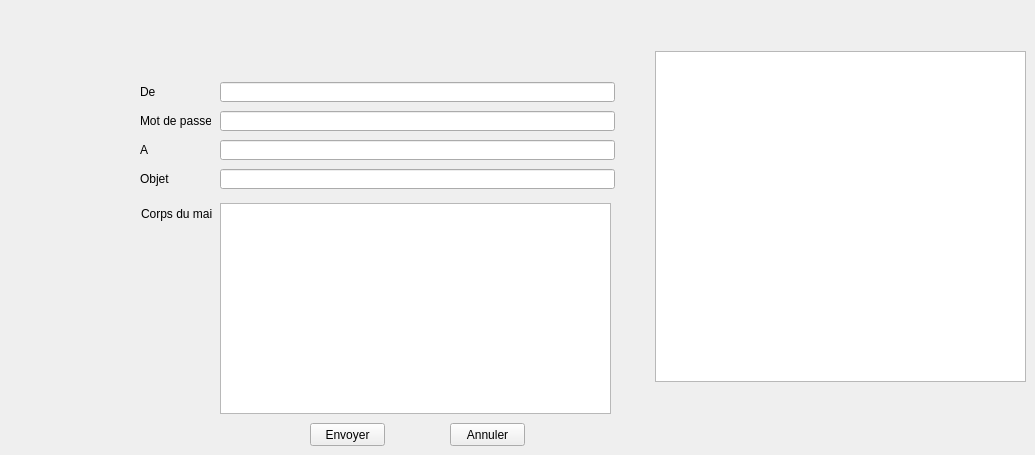
      <widget class="QWidget" name="tab_21">
       <attribute name="title">
        <string>mailling</string>
       </attribute>
       <widget class="QLabel" name="label_108">
        <property name="geometry">
         <rect>
          <x>140</x>
          <y>140</y>
          <width>71</width>
          <height>20</height>
         </rect>
        </property>
        <property name="text">
         <string>A</string>
        </property>
       </widget>
       <widget class="QTextEdit" name="msg">
        <property name="geometry">
         <rect>
          <x>220</x>
          <y>203</y>
          <width>391</width>
          <height>211</height>
         </rect>
        </property>
       </widget>
       <widget class="QPushButton" name="mailsent">
        <property name="geometry">
         <rect>
          <x>450</x>
          <y>423</y>
          <width>75</width>
          <height>23</height>
         </rect>
        </property>
        <property name="text">
         <string>Annuler</string>
        </property>
       </widget>
       <widget class="QLineEdit" name="paswd">
        <property name="geometry">
         <rect>
          <x>220</x>
          <y>111</y>
          <width>395</width>
          <height>20</height>
         </rect>
        </property>
        <property name="inputMask">
         <string/>
        </property>
        <property name="echoMode">
         <enum>QLineEdit::Password</enum>
        </property>
       </widget>
       <widget class="QLabel" name="label_110">
        <property name="geometry">
         <rect>
          <x>141</x>
          <y>202</y>
          <width>71</width>
          <height>24</height>
         </rect>
        </property>
        <property name="text">
         <string>Corps du mail</string>
        </property>
       </widget>
       <widget class="QLineEdit" name="to">
        <property name="geometry">
         <rect>
          <x>220</x>
          <y>140</y>
          <width>395</width>
          <height>20</height>
         </rect>
        </property>
       </widget>
       <widget class="QLabel" name="label_85">
        <property name="geometry">
         <rect>
          <x>140</x>
          <y>82</y>
          <width>71</width>
          <height>20</height>
         </rect>
        </property>
        <property name="text">
         <string>De</string>
        </property>
       </widget>
       <widget class="QPushButton" name="sendMail">
        <property name="geometry">
         <rect>
          <x>310</x>
          <y>423</y>
          <width>75</width>
          <height>23</height>
         </rect>
        </property>
        <property name="text">
         <string>Envoyer</string>
        </property>
       </widget>
       <widget class="QLineEdit" name="subject">
        <property name="geometry">
         <rect>
          <x>220</x>
          <y>169</y>
          <width>395</width>
          <height>20</height>
         </rect>
        </property>
       </widget>
       <widget class="QLabel" name="label_86">
        <property name="geometry">
         <rect>
          <x>140</x>
          <y>169</y>
          <width>71</width>
          <height>20</height>
         </rect>
        </property>
        <property name="text">
         <string>Objet</string>
        </property>
       </widget>
       <widget class="QLineEdit" name="from">
        <property name="geometry">
         <rect>
          <x>220</x>
          <y>82</y>
          <width>395</width>
          <height>20</height>
         </rect>
        </property>
       </widget>
       <widget class="QLabel" name="label_87">
        <property name="geometry">
         <rect>
          <x>140</x>
          <y>111</y>
          <width>71</width>
          <height>20</height>
         </rect>
        </property>
        <property name="text">
         <string>Mot de passe</string>
        </property>
       </widget>
       <widget class="QTableView" name="tab_client_2">
        <property name="geometry">
         <rect>
          <x>655</x>
          <y>51</y>
          <width>371</width>
          <height>331</height>
         </rect>
        </property>
       </widget>
       <widget class="QLabel" name="label_88">
        <property name="geometry">
         <rect>
          <x>670</x>
          <y>80</y>
          <width>341</width>
          <height>271</height>
         </rect>
        </property>
        <property name="text">
         <string/>
        </property>
        <property name="pixmap">
         <pixmap>../../../Downloads/248085488_591901992026832_2710901618884620913_n.png</pixmap>
        </property>
       </widget>
      </widget>
